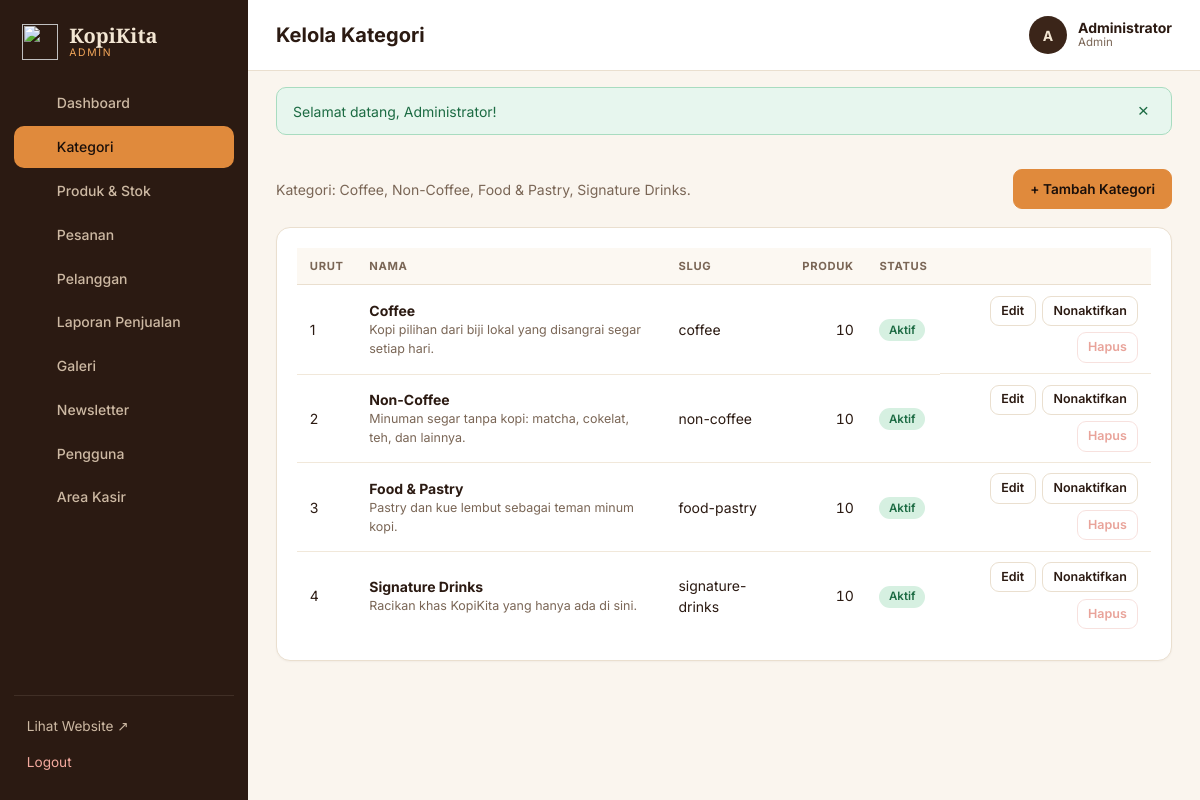
Page /admin/categories/index.php (signed in) on the committed database.
### tables this page shows
CREATE TABLE categories (
  id BIGINT UNSIGNED NOT NULL AUTO_INCREMENT PRIMARY KEY,
  name VARCHAR(80) NOT NULL UNIQUE,
  slug VARCHAR(90) NOT NULL UNIQUE,
  description TEXT NULL,
  icon VARCHAR(50) NULL,
  sort_order INT NOT NULL DEFAULT 0,
  is_active TINYINT(1) NOT NULL DEFAULT 1,
  created_at DATETIME NOT NULL DEFAULT CURRENT_TIMESTAMP,
  updated_at DATETIME NOT NULL DEFAULT CURRENT_TIMESTAMP ON UPDATE CURRENT_TIMESTAMP
);

### config/database.php (called while the page is built)
<?php
function db(): PDO
{
    static $pdo = null;
    if ($pdo instanceof PDO) {
        return $pdo;
    }
    $host = getenv('KK_DB_HOST') ?: 'localhost';
    $name = getenv('KK_DB_NAME') ?: 'kopikita_db';
    $user = getenv('KK_DB_USER') ?: 'root';
    $pass = getenv('KK_DB_PASS') !== false ? getenv('KK_DB_PASS') : '';
    try {
        $pdo = new PDO("mysql:host=$host;dbname=$name;charset=utf8mb4", $user, $pass, [
            PDO::ATTR_ERRMODE            => PDO::ERRMODE_EXCEPTION,
            PDO::ATTR_DEFAULT_FETCH_MODE => PDO::FETCH_ASSOC,
            PDO::ATTR_EMULATE_PREPARES   => false,
        ]);
        $pdo->exec("SET time_zone = '" . date('P') . "'");
    } catch (PDOException $e) {
        http_response_code(500);
        exit('<h2 style="font-family:sans-serif">Koneksi database gagal.</h2><p style="font-family:sans-serif">Pastikan MySQL di XAMPP aktif dan database <b>kopikita_db</b> sudah diimpor (database/kopikita_db.sql).</p>');
    }
    return $pdo;
}

### admin/categories/index.php (the view, shortened to what this page needs)
<?php
$rows = db()->query('SELECT c.*, (SELECT COUNT(*) FROM products p WHERE p.category_id = c.id) pc FROM categories c ORDER BY sort_order, name')->fetchAll();
?>
<div class="page-actions"><span class="muted">Kategori: Coffee, Non-Coffee, Food &amp; Pastry, Signature Drinks.</span><a class="btn btn-primary" href="create.php">+ Tambah Kategori</a></div>
<div class="card"><div class="table-wrap"><table>
  <thead><tr><th>Urut</th><th>Nama</th><th>Slug</th><th class="num">Produk</th><th>Status</th><th></th></tr></thead><tbody>
  <?php foreach ($rows as $c): ?><tr><td><?= (int)$c['sort_order'] ?></td><td><b><?= e($c['name']) ?></b><div class="small muted"><?= e(mb_strimwidth((string)$c['description'], 0, 70, '…')) ?></div></td><td><?= e($c['slug']) ?></td><td class="num"><?= (int)$c['pc'] ?></td><td><span class="badge <?= $c['is_active'] ? 'on' : 'off' ?>"><?= $c['is_active'] ? 'Aktif' : 'Nonaktif' ?></span></td>
  <td class="actions"><a class="btn btn-sm" href="edit.php?id=<?= (int)$c['id'] ?>">Edit</a>
    <form method="post"><button class="btn btn-sm"><?= $c['is_active'] ? 'Nonaktifkan' : 'Aktifkan' ?></button></form>
    <form method="post" data-confirm="Hapus kategori ini?"><button class="btn btn-sm btn-danger" <?= $c['pc'] ? 'disabled title="Masih ada produk"' : '' ?>>Hapus</button></form></td></tr><?php endforeach; ?>
  </tbody></table></div></div>

### assets/css/admin.css (style rules this page uses)
:root { --espresso:#1A0F0A;--roast:#2B1A12;--mocha:#3B2519;--brown:#6F4E37;--cream:#F3E6D3;--bg:#FAF5EE;--card:#fff;--line:#EADFCF;--ink:#2B1A12;--muted:#7a6656;--orange:#E08A3C;--caramel:#F2A65A;--success:#2e9e63;--warning:#e0a021;--danger:#d44a37;--info:#3d7cb8;--radius:14px }
* { box-sizing:border-box }
body.panel { margin:0;font-family:'Inter',system-ui,sans-serif;background:var(--bg);color:var(--ink);font-size:14px;line-height:1.5;display:flex;min-height:100vh }
a { color:inherit;text-decoration:none }
.card { background:var(--card);border:1px solid var(--line);border-radius:var(--radius);padding:20px;box-shadow:0 1px 2px rgba(43,26,18,.04) }
.page-actions { display:flex;justify-content:space-between;align-items:center;gap:1rem;flex-wrap:wrap;margin-bottom:18px }
.btn { display:inline-flex;align-items:center;gap:.4rem;padding:.55rem 1rem;border-radius:9px;border:1px solid var(--line);background:#fff;color:var(--ink);font:inherit;font-weight:600;font-size:.85rem;cursor:pointer;transition:.15s }
.btn-primary { background:var(--orange);border-color:var(--orange);color:#1A0F0A }
.btn-danger { color:var(--danger);border-color:#f0c4be }
.btn-sm { padding:.3rem .65rem;font-size:.78rem }
.btn[disabled] { opacity:.5;cursor:not-allowed }
.table-wrap { overflow-x:auto }
table { width:100%;border-collapse:collapse }
th { text-align:left;font-size:.7rem;text-transform:uppercase;letter-spacing:.06em;color:var(--muted);padding:.6rem .8rem;border-bottom:1px solid var(--line);white-space:nowrap;background:#fcf8f2 }
td { padding:.65rem .8rem;border-bottom:1px solid #f1e8da;vertical-align:middle }
tr:last-child td { border-bottom:0 }
.num { text-align:right;font-variant-numeric:tabular-nums }
.actions { display:flex;gap:.4rem;flex-wrap:wrap;justify-content:flex-end }
.actions form { margin:0 }
.muted { color:var(--muted) }
.small { font-size:.78rem }
.badge { display:inline-block;padding:.15rem .6rem;border-radius:999px;font-size:.72rem;font-weight:600;background:#e8e0d4;color:#5a4a3a;white-space:nowrap }
.on { background:#d6f0e1;color:#1c6b43 }

### rows in the picture
categories: sort_order "1", name "Coffee", description "Kopi pilihan dari biji lokal yang disangrai segar setiap hari.", slug "coffee", pc "10", is_active "Aktif"
categories: sort_order "2", name "Non-Coffee", description "Minuman segar tanpa kopi: matcha, cokelat, teh, dan lainnya.", slug "non-coffee", pc "10", is_active "Aktif"
categories: sort_order "3", name "Food & Pastry", description "Pastry dan kue lembut sebagai teman minum kopi.", slug "food-pastry", pc "10", is_active "Aktif"
categories: sort_order "4", name "Signature Drinks", description "Racikan khas KopiKita yang hanya ada di sini.", slug "signature-drinks", pc "10", is_active "Aktif"

### other values in the picture
$roleLabel "ADMIN"
$label "Dashboard"
$label "Kategori"
$label "Produk & Stok"
$label "Pesanan"
$label "Pelanggan"
$label "Laporan Penjualan"
$label "Galeri"
$label "Newsletter"
$label "Pengguna"
$label "Area Kasir"
$title "Kelola Kategori"
mb_strtoupper(mb_substr($u['name'], 0, 1)) "A"
$u['name'] "Administrator"
$roleLabel "Admin"
